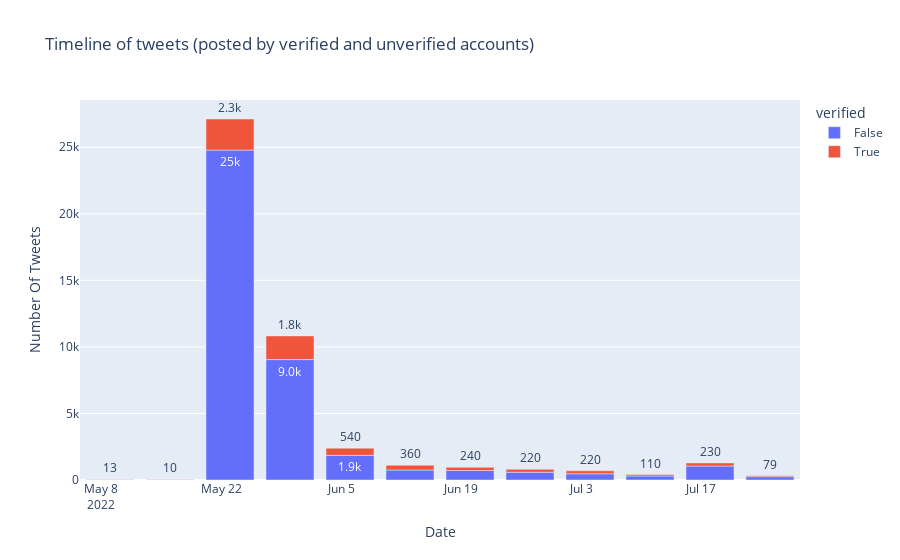

Here is the notebook cell this chart was saved with:
### Markdown cell above
## Tweet Timeline
Timeline of tweets (posted by verified and unverified accounts): the number of tweets per week.

### Code cell
tweets_with_user = tweets.join(users.set_index('id'), on="author", lsuffix="_tweet", rsuffix="_user").set_index("id")
tweet_timeline_df = tweets_with_user.groupby([pd.Grouper(key="timestamp", freq="W-MON"), "verified"])["timestamp"].size().reset_index(name="counts")
tweet_timeline_df["verified"] = tweet_timeline_df["verified"].astype(bool)
fig = px.bar(tweet_timeline_df, x="timestamp", y="counts", 
       color="verified", 
       title="Timeline of tweets (posted by verified and unverified accounts)",
       labels={
           "counts": "Number Of Tweets",
           "timestamp": "Date"
           
       },
       hover_name="timestamp", 
       text="counts"
       )
fig.update_traces(texttemplate='%{text:.2s}', textposition='outside')
fig.update_layout(uniformtext_minsize=12, uniformtext_mode='hide')
fig.write_image(os.path.join(full_export_dir, "tweet_timeline.png"))
fig.show()

### Figure 1 — Plotly figure (JSON) as saved in the notebook; plotly's stock layout.template omitted (floating-point values rounded to 4 significant figures)
{"data": [{"alignmentgroup": "True", "hovertemplate": "<b>%{hovertext}</b><br><br>verified=False<br>Date=%{x}<br>Number Of Tweets=%{text}<extra></extra>", "hovertext": ["2022-05-09T00:00:00+00:00", "2022-05-16T00:00:00+00:00", "2022-05-23T00:00:00+00:00", "2022-05-30T00:00:00+00:00", "2022-06-06T00:00:00+00:00", "2022-06-13T00:00:00+00:00", "2022-06-20T00:00:00+00:00", "2022-06-27T00:00:00+00:00", "2022-07-04T00:00:00+00:00", "2022-07-11T00:00:00+00:00", "2022-07-18T00:00:00+00:00", "2022-07-25T00:00:00+00:00"], "legendgroup": "False", "marker": {"color": "#636efa", "pattern": {"shape": ""}}, "name": "False", "offsetgroup": "False", "orientation": "v", "showlegend": true, "text": [28, 41, 24785, 9046, 1853, 750, 713, 583, 469, 304, 1050, 249], "textposition": "outside", "texttemplate": "%{text:.2s}", "type": "bar", "x": ["2022-05-09T00:00:00+00:00", "2022-05-16T00:00:00+00:00", "2022-05-23T00:00:00+00:00", "2022-05-30T00:00:00+00:00", "2022-06-06T00:00:00+00:00", "2022-06-13T00:00:00+00:00", "2022-06-20T00:00:00+00:00", "2022-06-27T00:00:00+00:00", "2022-07-04T00:00:00+00:00", "2022-07-11T00:00:00+00:00", "2022-07-18T00:00:00+00:00", "2022-07-25T00:00:00+00:00"], "xaxis": "x", "y": [28, 41, 24785, 9046, 1853, 750, 713, 583, 469, 304, 1050, 249], "yaxis": "y"}, {"alignmentgroup": "True", "hovertemplate": "<b>%{hovertext}</b><br><br>verified=True<br>Date=%{x}<br>Number Of Tweets=%{text}<extra></extra>", "hovertext": ["2022-05-09T00:00:00+00:00", "2022-05-16T00:00:00+00:00", "2022-05-23T00:00:00+00:00", "2022-05-30T00:00:00+00:00", "2022-06-06T00:00:00+00:00", "2022-06-13T00:00:00+00:00", "2022-06-20T00:00:00+00:00", "2022-06-27T00:00:00+00:00", "2022-07-04T00:00:00+00:00", "2022-07-11T00:00:00+00:00", "2022-07-18T00:00:00+00:00", "2022-07-25T00:00:00+00:00"], "legendgroup": "True", "marker": {"color": "#EF553B", "pattern": {"shape": ""}}, "name": "True", "offsetgroup": "True", "orientation": "v", "showlegend": true, "text": [13, 10, 2333, 1778, 540, 361, 237, 222, 221, 105, 233, 79], "textposition": "outside", "texttemplate": "%{text:.2s}", "type": "bar", "x": ["2022-05-09T00:00:00+00:00", "2022-05-16T00:00:00+00:00", "2022-05-23T00:00:00+00:00", "2022-05-30T00:00:00+00:00", "2022-06-06T00:00:00+00:00", "2022-06-13T00:00:00+00:00", "2022-06-20T00:00:00+00:00", "2022-06-27T00:00:00+00:00", "2022-07-04T00:00:00+00:00", "2022-07-11T00:00:00+00:00", "2022-07-18T00:00:00+00:00", "2022-07-25T00:00:00+00:00"], "xaxis": "x", "y": [13, 10, 2333, 1778, 540, 361, 237, 222, 221, 105, 233, 79], "yaxis": "y"}], "layout": {"barmode": "relative", "legend": {"title": {"text": "verified"}, "tracegroupgap": 0}, "title": {"text": "Timeline of tweets (posted by verified and unverified accounts)"}, "uniformtext": {"minsize": 12, "mode": "hide"}, "xaxis": {"anchor": "y", "domain": [0, 1], "title": {"text": "Date"}}, "yaxis": {"anchor": "x", "domain": [0, 1], "title": {"text": "Number Of Tweets"}}}}
